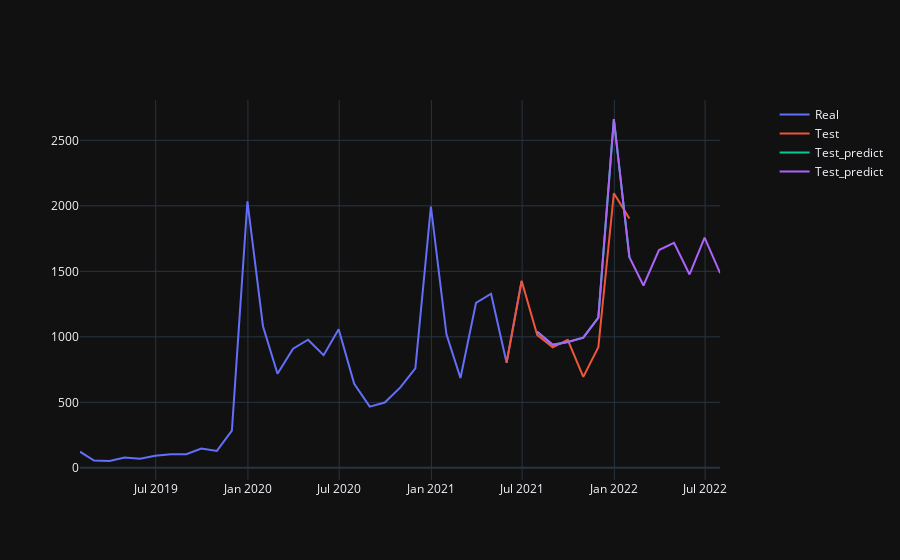

Notebook code for this chart:
### Code cell
fig3 = make_subplots(specs=[[{'secondary_y': True}]])
fig3.add_trace(go.Scatter(x=train_count.index, y=train_count,name='Real', mode = 'lines'),
            secondary_y=False) # исходные данные
fig3.add_trace(go.Scatter(x = test_count.index, y = test_count,name='Test', mode='lines'),
              secondary_y=False) #данные, которые берутся для построения модели
fig3.add_trace(go.Scatter(x = test_predictions.index, y = np.round(test_predictions),name='Test_predict', mode='lines'),
              secondary_y=False) #данные, которые берутся для построения модели
fig3.add_trace(go.Scatter(x = fitted_model.forecast(13).index, y = np.round(fitted_model.forecast(13)),name='Test_predict', mode='lines'),
              secondary_y=False)
fig3.show()

### Figure 1 — Plotly figure (JSON) as saved in the notebook; plotly's stock layout.template omitted (floating-point values rounded to 4 significant figures)
{"data": [{"mode": "lines", "name": "Real", "x": ["2019-01-31T00:00:00", "2019-02-28T00:00:00", "2019-03-31T00:00:00", "2019-04-30T00:00:00", "2019-05-31T00:00:00", "2019-06-30T00:00:00", "2019-07-31T00:00:00", "2019-08-31T00:00:00", "2019-09-30T00:00:00", "2019-10-31T00:00:00", "2019-11-30T00:00:00", "2019-12-31T00:00:00", "2020-01-31T00:00:00", "2020-02-29T00:00:00", "2020-03-31T00:00:00", "2020-04-30T00:00:00", "2020-05-31T00:00:00", "2020-06-30T00:00:00", "2020-07-31T00:00:00", "2020-08-31T00:00:00", "2020-09-30T00:00:00", "2020-10-31T00:00:00", "2020-11-30T00:00:00", "2020-12-31T00:00:00", "2021-01-31T00:00:00", "2021-02-28T00:00:00", "2021-03-31T00:00:00", "2021-04-30T00:00:00", "2021-05-31T00:00:00", "2021-06-30T00:00:00"], "y": [123, 55, 52, 79, 69, 92, 103, 104, 147, 129, 284, 2035, 1081, 718, 910, 978, 860, 1058, 642, 467, 498, 614, 760, 1995, 1019, 686, 1260, 1329, 802, 1427], "type": "scatter", "xaxis": "x", "yaxis": "y"}, {"mode": "lines", "name": "Test", "x": ["2021-05-31T00:00:00", "2021-06-30T00:00:00", "2021-07-31T00:00:00", "2021-08-31T00:00:00", "2021-09-30T00:00:00", "2021-10-31T00:00:00", "2021-11-30T00:00:00", "2021-12-31T00:00:00", "2022-01-31T00:00:00"], "y": [802, 1427, 1015, 920, 977, 694, 920, 2096, 1903], "type": "scatter", "xaxis": "x", "yaxis": "y"}, {"mode": "lines", "name": "Test_predict", "x": ["2021-07-31T00:00:00", "2021-08-31T00:00:00", "2021-09-30T00:00:00", "2021-10-31T00:00:00", "2021-11-30T00:00:00", "2021-12-31T00:00:00", "2022-01-31T00:00:00"], "y": [1038.0, 939.0, 961.0, 994.0, 1147.0, 2663.0, 1607.0], "type": "scatter", "xaxis": "x", "yaxis": "y"}, {"mode": "lines", "name": "Test_predict", "x": ["2021-07-31T00:00:00", "2021-08-31T00:00:00", "2021-09-30T00:00:00", "2021-10-31T00:00:00", "2021-11-30T00:00:00", "2021-12-31T00:00:00", "2022-01-31T00:00:00", "2022-02-28T00:00:00", "2022-03-31T00:00:00", "2022-04-30T00:00:00", "2022-05-31T00:00:00", "2022-06-30T00:00:00", "2022-07-31T00:00:00"], "y": [1038.0, 939.0, 961.0, 994.0, 1147.0, 2663.0, 1607.0, 1392.0, 1663.0, 1717.0, 1476.0, 1758.0, 1486.0], "type": "scatter", "xaxis": "x", "yaxis": "y"}], "layout": {"xaxis": {"anchor": "y", "domain": [0.0, 0.94]}, "yaxis": {"anchor": "x", "domain": [0.0, 1.0]}, "yaxis2": {"anchor": "x", "overlaying": "y", "side": "right"}}}
